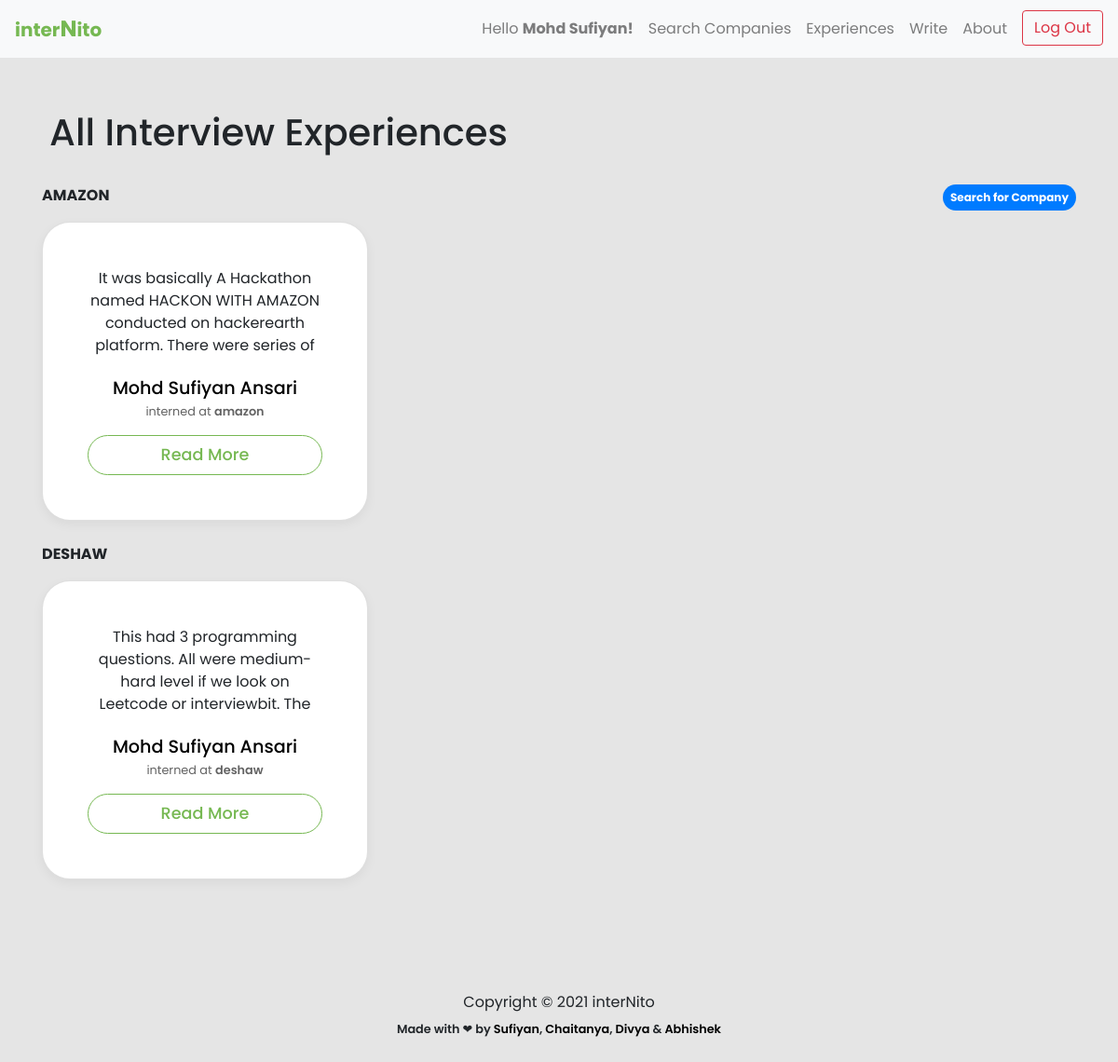
The app's page /experience/ (signed in) with its own data.
### experience/models.py (models this page shows, shortened)
class Experience(models.Model):
    user = models.ForeignKey(User, on_delete = models.CASCADE)
    name = models.CharField(max_length=80)
    branch = models.CharField(max_length=255,blank=True)
    cgpa_cutoff = models.FloatField(blank=True)
    resume = models.TextField(blank=True)
    batch = models.CharField(max_length=255, blank=True)
    company = models.CharField(max_length=255,blank=False)
    summary = models.TextField(blank=False)
    period = models.CharField(max_length=255,blank=False)
    ot_summary = models.TextField(blank = True)
    ot_question1 = models.TextField(blank = True, null = True)
    ot_question1_link = models.TextField(blank = True, null = True, default = 'NONE')
    ot_question2 = models.TextField(blank = True, null = True)
    ot_question2_link = models.TextField(blank = True, null = True)
    ot_question3 = models.TextField(blank = True, null = True)
    ot_question3_link = models.TextField(blank = True, null = True)
    ot_question4 = models.TextField(blank = True, null = True)
    ot_question4_link = models.TextField(blank = True, null = True)
    round1_details = models.TextField(blank = True, null = True)
    round2_details = models.TextField(blank = True, null = True)
    round3_details = models.TextField(blank = True, null = True)
    final_summary = models.TextField(blank = True, null = True)

### experience/views.py (the view)
# urls.py: path('experience/',views.experience,name='experience'),
@login_required()
def experience(request):
    responses = Experience.objects.order_by('company', '-id')
    message = 'All Interview Experiences'
    return render(request, 'experience.html', {'responses': responses, 'message': message})

### templates/experience.html (shortened to what this page needs)
{% extends 'base.html' %} {% load static %} {% block content %}
<link rel="stylesheet" href="{% static 'css/experience.css' %}" />
<main role="main">
  <div class="album py-5 bg-lime-invert">
    <div class="container">
      <h1 class="mb-4 justify-content-center">
        <div class="head p-2 justify-content-center">{{message}}</div>
      </h1>
      <p><a class="badge badge-primary badge-pill p-2" style="float:right;" href="{% url 'company' %}"> Search for Company</a></p>
      {% regroup responses by company as company_lists %}
      {% for company_list in company_lists %}
      <p><strong>{{company_list.grouper}}</strong></p>
      <div class="row">
                {% for response in company_list.list %}
                <div class="col-md-4">
                  <div class="card mb-4 box-shadow">
                    <div class="card-body p-5 summary-parent">
                      <p
                        class="card-text summary summary-text"
                        style="height: 10ch; text-overflow: ellipsis; overflow: hidden"
                      >
                        {{response.summary }}...
                      </p>
                      <p class="card-text name">
                        <a href="{% url 'profile' response.user.username %}">{{response.name}}</a>
                      </p>
                      <p class="card-text company capitalize">
                        interned at <strong>{{response.company}}</strong>
                      </p>
                      <a
                        type="button"
                        class="
                          btn btn-sm btn-outline-secondary
                          view-btn
                          w-100
                          text-center
                        "
                        href="{% url 'post' response.pk %}"
                      >
                        Read More
                      </a>
                    </div>
                  </div>
                </div>
                {% endfor %}
      </div>
      {% endfor %}
    </div>
  </div>
</main>
{% endblock content %}

### templates/base.html (shortened to what this page needs)
{% load static %}
<!DOCTYPE html>
<html lang="en">
  <head>
    <link href="{% static 'css/bootstrap.min.css' %}" rel="stylesheet" />
    <link href="{% static 'css/album.css' %}" rel="stylesheet" />
  </head>
  <nav class="navbar navbar-expand-lg navbar-light bg-light sticky-top">
    <a
    style="color: #76b852"
      class="logoAnchor navbar-brand" href="{% url 'home' %}"
      ><strong>inter<big>N</big>ito</strong></a>
    <div class="collapse navbar-collapse" id="navbarSupportedContent">
      <ul class="navbar-nav ml-auto">
        {% if request.user.is_authenticated %}
        <li class="nav-item">
          <a class="nav-link" href="{% url 'profile' request.user.username %}"
            >Hello <strong>{{ request.user.first_name }}!</strong></a>
        </li>
        {% endif %}
        <li class="nav-item">
          <a class="nav-link" href="{% url 'company' %}">Search Companies</a>
        </li>
        <li class="nav-item">
          <a class="nav-link" href="{% url 'experience' %}">Experiences</a>
        </li>
        <li class="nav-item">
          <a class="nav-link" href="{% url 'write' %}">Write</a>
        </li>
        <li class="nav-item">
          <a class="nav-link" href="{% url 'about' %}">About</a>
        </li>
        {% if request.user.is_authenticated %}
        <li class="nav-item">
          <a class="ml-2 btn btn-outline-danger" href="{% url 'logout' %}"
            >Log Out</a
          >
        </li>
        {% endif %}
      </ul>
    </div>
  </nav>
  <body>
    {% block content %} {% endblock content %}
    <footer>
      <div class="container" style="text-align: center">
        <p>
          Copyright © 2021 interNito
        </p>
        <small style="font-weight: 550">Made with &#x2764; by
          <a target="_blank" href="https://www.linkedin.com/in/sufiyan-ansari-nitw/">
            Sufiyan</a>,
          <a target="_blank" href="https://www.linkedin.com/in/chaitanya-hardikar-0ab4821a7/">
            Chaitanya</a>,
          <a target="_blank" href="https://www.linkedin.com/in/divya-soni14/">
            Divya</a>
          &
          <a target="_blank" href="https://www.linkedin.com/in/abhishek-upadhayayula-a541ba1b8/">
            Abhishek</a></small>
      </div>
    </footer>
  </body>
</html>

### static/css/album.css (style rules this page uses)
main { font-family: "Poppins", sans-serif !important; }
:root { --jumbotron-padding-y: 3rem; }
footer { padding-top: 3rem; padding-bottom: 3rem; }
footer p { margin-bottom: 0.25rem; }
.box-shadow { box-shadow: 0 0.25rem 0.75rem rgba(0, 0, 0, 0.05); }

### static/css/experience.css (style rules this page uses)
* { font-family: "Poppins", sans-serif; }
body { background-color: #e5e5e5; }
.card { background-color: white; border-radius: 30px; }
.card-text { text-align: center; }
.name { font-weight: 500; margin-bottom: 0px; font-size: 1.2rem; }
.company { font-size: 0.8rem; text-transform: lowercase; color: rgb(99, 99, 99); }
.company strong { font-weight: 600; }
.view-btn { padding: 7px; font-weight: 500; font-size: 1.1rem; color: #76b852; background-color: white; border-radius: 45px; border: 1px solid #76b852; }

### templates/base.html (style rules this page uses)
.logoAnchor:hover, .logoAnchor { text-decoration: none; color: #76b852; }
a, a:focus { text-decoration: none; color: black; }

### records on screen
Experience: grouper "AMAZON", summary "It was basically A Hackathon named HACKON WITH AMAZON conducted on hackerearth platform. There were series of…", name "Mohd Sufiyan Ansari", company "amazon"
Experience: grouper "DESHAW", summary "This had 3 programming questions. All were medium-hard level if we look on Leetcode or interviewbit. The…", name "Mohd Sufiyan Ansari", company "deshaw"

### other values on screen
{{ request.user.first_name }} "Mohd Sufiyan"
{{ message }} "All Interview Experiences"
